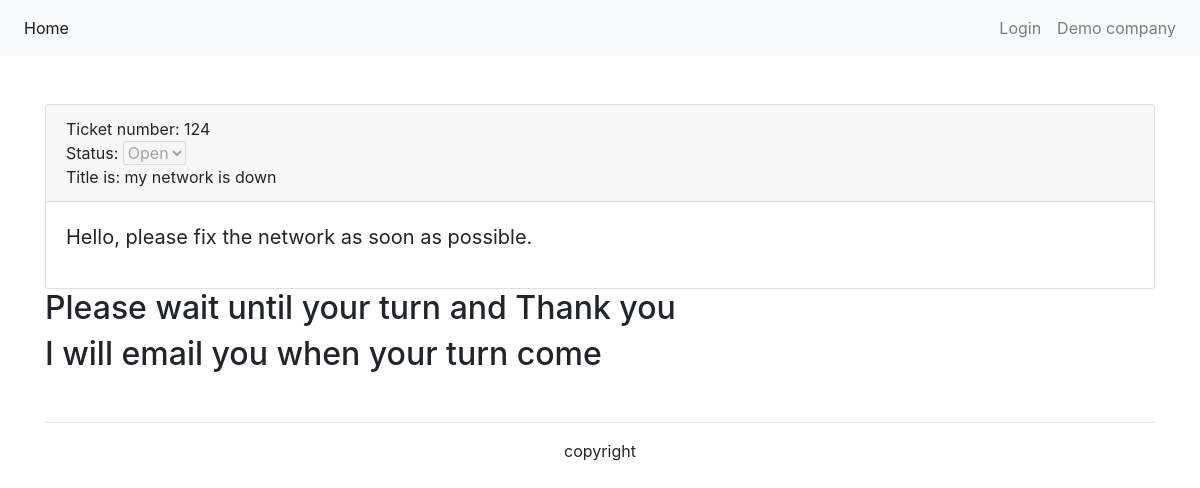
The page /Display.php?TickID=124 on the database its author committed.
### tables this page shows
CREATE TABLE `Tickits` (
  `TickID` int(11) NOT NULL,
  `name_problem` varchar(20) DEFAULT NULL,
  `Discrip` varchar(500) DEFAULT NULL,
  `Affect` enum('Yes','No') DEFAULT 'No',
  `Importent` enum('low','mid','hight') DEFAULT 'low',
  `status` enum('Open','On_Hold','CLOSED') DEFAULT 'Open',
  `Create_AT` timestamp NOT NULL DEFAULT current_timestamp(),
  `UserID` int(11) DEFAULT NULL,
  `idForm` int(11) DEFAULT NULL
);

### Display.php (the view)
<?php
include_once '/opt/lampp/htdocs/ticket/template/header.php';
include_once '/opt/lampp/htdocs/ticket/config/database.php';
$mysql = $mysqli->query("Select * from Tickits where TickID = ".$_GET['TickID']."")->fetch_all(MYSQLI_ASSOC);
?>
<?php foreach($mysql as $show){ ?>
<div class="card">
  <div class="card-header">
   Ticket number: <?php echo $show['TickID']; ?><br>
   Status: <select class="form-select" aria-label="Disabled select example" disabled>
   <option value="1"><?php echo $show['status']; ?></option>
 </select><br>
    Title is: <?php echo $show['name_problem'] ?> <br>
   </div>
  <div class="card-body">
    <blockquote class="blockquote mb-0">
      <p><?php echo $show['Discrip'] ?></p>
          </blockquote>
  </div>
</div>
<?php } ?>
<h2>Please wait until your turn and Thank you</h2>
<h2>I will email you when your turn come</h2>
<br> <hr>
<?php
include_once '/opt/lampp/htdocs/ticket/template/footer.php';
?>

### rows shown on the page
tickits: TickID "124", status "Open", name_problem "my network is down", Discrip "Hello, please fix the network as soon as possible."
